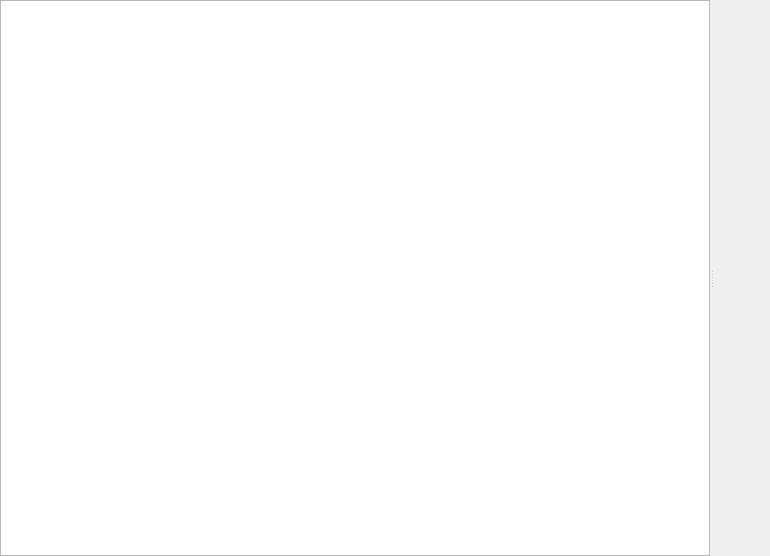
<?xml version="1.0" encoding="UTF-8"?>
<ui version="4.0">
 <class>MainWindow</class>
 <widget class="QMainWindow" name="MainWindow">
  <property name="geometry">
   <rect>
    <x>0</x>
    <y>0</y>
    <width>770</width>
    <height>556</height>
   </rect>
  </property>
  <property name="windowTitle">
   <string>MainWindow</string>
  </property>
  <widget class="QWidget" name="centralwidget">
   <layout class="QGridLayout" name="gridLayout">
    <property name="leftMargin">
     <number>0</number>
    </property>
    <property name="topMargin">
     <number>0</number>
    </property>
    <property name="rightMargin">
     <number>0</number>
    </property>
    <property name="bottomMargin">
     <number>0</number>
    </property>
    <item row="0" column="0">
     <widget class="QSplitter" name="splitter">
      <property name="orientation">
       <enum>Qt::Horizontal</enum>
      </property>
      <widget class="QGraphicsView" name="graphicsView"/>
      <widget class="QWidget" name="verticalLayoutWidget">
       <layout class="QVBoxLayout" name="verticalLayout">
        <item>
         <widget class="QLabel" name="label_name">
          <property name="font">
           <font>
            <family>等线</family>
            <pointsize>18</pointsize>
            <weight>75</weight>
            <bold>true</bold>
           </font>
          </property>
         </widget>
        </item>
        <item>
         <widget class="QLabel" name="label_intro">
          <property name="font">
           <font>
            <family>等线</family>
            <pointsize>14</pointsize>
            <weight>50</weight>
            <bold>false</bold>
           </font>
          </property>
          <property name="wordWrap">
           <bool>true</bool>
          </property>
         </widget>
        </item>
        <item>
         <spacer name="verticalSpacer">
          <property name="orientation">
           <enum>Qt::Vertical</enum>
          </property>
          <property name="sizeHint" stdset="0">
           <size>
            <width>20</width>
            <height>40</height>
           </size>
          </property>
         </spacer>
        </item>
       </layout>
      </widget>
     </widget>
    </item>
   </layout>
  </widget>
 </widget>
 <resources/>
 <connections/>
</ui>
